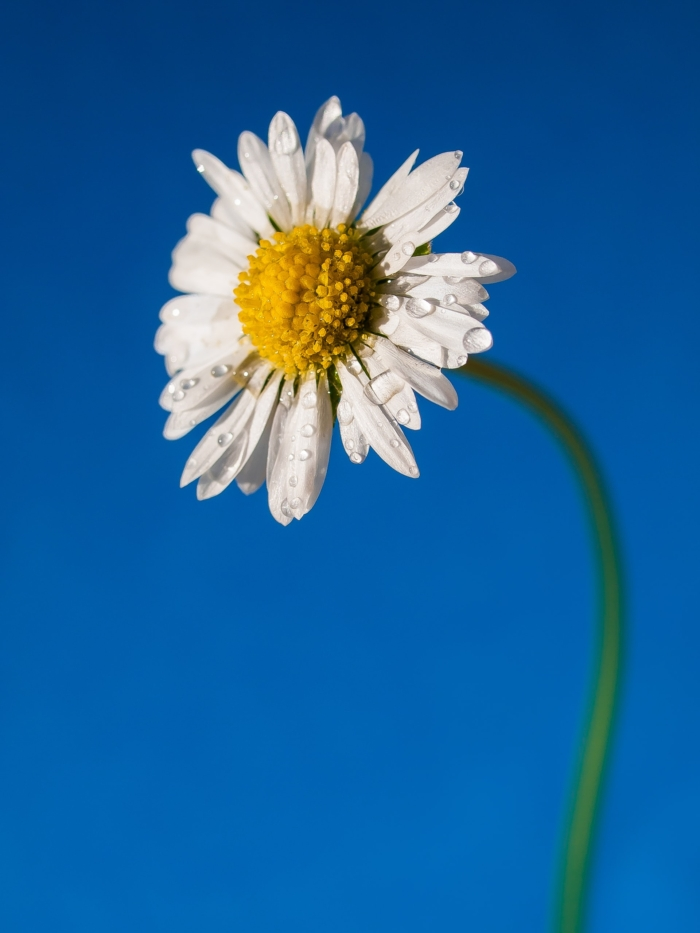
#> input picture flower-sample.jpg, 700 x 933 px
$ jupyter execute --allow-errors Opencv-02.ipynb
#> lines starting #> are read from the running program, lines starting #| are printed output that depends on the picture; after the words box and inside, x2 and y2 are one past the last pixel; in counts of white or black regions, pixels touching at a corner belong together
# Draw, Converting color, Crop and Paste

<div style="text-align: center;">
  <a href="https://colab.research.google.com/github/MinooSdpr/opencv-python-tutorial/blob/main/Opencv-02.ipynb">

  </a>
  &nbsp;
  <a href="https://github.com/MinooSdpr/opencv-python-tutorial/blob/main/Opencv-02.ipynb">

  </a>
</div>

----

## Draw on Image

| Parameter   | Description for line            | Description for rectangle               |
| ----------- | ------------------------------- | --------------------------------------- |
| `img`       | Image on which to draw          | Image on which to draw                  |
| `pt1`       | Starting point `(x1, y1)`       | Top-left corner `(x1, y1)`              |
| `pt2`       | Ending point `(x2, y2)`         | Bottom-right corner `(x2, y2)`          |
| `color`     | Line color in BGR format        | Rectangle border color in BGR format    |
| `thickness` | Thickness of the line in pixels | Thickness of rectangle border in pixels |

[cell 1]
import numpy as np
import cv2 as cv

img = cv.imread('flower-sample.jpg')
#> img is the input picture: shape (933, 700, 3); mean B, G, R 156.5, 100.3, 29.6

cv.line(img, (5,5),(200,150),(11,11,200),5)
cv.rectangle(img, (5,5),(200,150),(11,11,200),10)
cv.imshow('flower',img)
cv.waitKey(0)
cv.destroyAllWindows()

| Parameter   | Value           | Description                                                |
| ----------- | --------------- | ---------------------------------------------------------- |
| `img`       | `img`           | Image on which to draw                                     |
| `center`    | `(200, 150)`    | Center coordinates of the circle `(x, y)`                  |
| `radius`    | `50`            | Radius of the circle in pixels                             |
| `color`     | `(0, 150, 200)` | Circle color in BGR format (Blue=0, Green=150, Red=200)    |
| `thickness` | `-1`            | Thickness of circle boundary; `-1` means **filled circle** |

[cell 2]
cv.circle(img, (200,150),50,(0,150,200),-1)
cv.imshow('flower',img)
cv.waitKey(0)
cv.destroyAllWindows()

## polylines

This function **draws one or more polylines** on an image. A polyline is a connected series of line segments.

---

| Parameter   | Value         | Description                                                                                                               |
| ----------- | ------------- | ------------------------------------------------------------------------------------------------------------------------- |
| `img`       | `img`         | Image on which to draw                                                                                                    |
| `pts`       | `[points]`    | List of points defining the polyline. `points` is a NumPy array of shape `(N, 2)` where each tuple is `(x, y)` coordinate |
| `isClosed`  | `True`        | Boolean indicating whether the polyline is closed (connects last point back to first) or open                             |
| `color`     | `(100, 5, 5)` | Color of the polyline in BGR format (mostly dark blue/red)                                                                |
| `thickness` | `2`           | Thickness of the polyline lines in pixels                                                                                 |

[cell 3]
img = cv.imread('flower-sample.jpg')

points = np.array([(10,33),(12,29),(23,78),(98,23),(255,60),(230,200)],np.int32)

cv.polylines(img, [points], True, (100,5,5), thickness=2)
cv.imshow('flower',img)
cv.waitKey(0)
cv.destroyAllWindows()

### Put text

| Parameter   | Value                     | Description                                                             |
| ----------- | ------------------------- | ----------------------------------------------------------------------- |
| `img`       | `img`                     | Image on which to draw the text                                         |
| `text`      | `'hi to everyone'`        | The actual text string to be drawn on the image                         |
| `org`       | `(500, 500)`              | Bottom-left corner of the text string in the image (x, y)               |
| `fontFace`  | `cv.FONT_HERSHEY_COMPLEX` | Font type (Hershey Complex – a serif-style font)                        |
| `fontScale` | `2`                       | Font scale factor that multiplies the base font size                    |
| `color`     | `(255, 255, 255)`         | Text color in **BGR** format — this is **white**                        |
| `thickness` | `6`                       | Thickness of the text strokes in pixels                                 |
| `lineType`  | `cv.LINE_4`               | Type of line used to draw the text: 4-connected line for better quality |

#### `lineType`

| `lineType`   | Description                | Connectivity / Effect                                           | Usage Notes                    |
| ------------ | -------------------------- | --------------------------------------------------------------- | ------------------------------ |
| `cv.LINE_4`  | 4-connected line           | Connects pixels horizontally and vertically only (no diagonals) | Faster, more "blocky" lines    |
| `cv.LINE_8`  | 8-connected line (default) | Connects pixels horizontally, vertically, and diagonally        | Smoother lines, default choice |
| `cv.LINE_AA` | Anti-aliased line          | Smooth edges with blending for better visual quality            | Best quality, slower rendering |

---

#### `fontFace`

| `fontFace`                       | Description                    | Style                     |
| -------------------------------- | ------------------------------ | ------------------------- |
| `cv.FONT_HERSHEY_SIMPLEX`        | Simple, sans-serif font        | Normal thickness, simple  |
| `cv.FONT_HERSHEY_PLAIN`          | Small, plain font              | Small size, minimal style |
| `cv.FONT_HERSHEY_DUPLEX`         | Normal font with thicker lines | Slightly thicker strokes  |
| `cv.FONT_HERSHEY_COMPLEX`        | Complex font with serif        | Serif style, more elegant |
| `cv.FONT_HERSHEY_TRIPLEX`        | Thicker version of COMPLEX     | Thicker serif style       |
| `cv.FONT_HERSHEY_COMPLEX_SMALL`  | Smaller version of COMPLEX     | Compact serif style       |
| `cv.FONT_HERSHEY_SCRIPT_SIMPLEX` | Handwriting-style font         | Script / cursive style    |
| `cv.FONT_HERSHEY_SCRIPT_COMPLEX` | More complex cursive script    | Fancy handwriting style   |

[cell 4]
font = cv.FONT_HERSHEY_COMPLEX
cv.putText(img, 'hi to everyone', (500, 500), font, 2, (255, 255, 255), 6, cv.LINE_4)

cv.imshow('flower',img)
cv.waitKey(0)
cv.destroyAllWindows()

### `cv.cvtColor()`

| Conversion Code      | Description                                    | Typical Use Case                                                        |
| -------------------- | ---------------------------------------------- | ----------------------------------------------------------------------- |
| `cv.COLOR_BGR2GRAY`  | Convert BGR color image to grayscale           | Simplifying image to intensity only                                     |
| `cv.COLOR_BGR2RGB`   | Convert BGR to RGB color space                 | For displaying images correctly in RGB-based systems (e.g., matplotlib) |
| `cv.COLOR_RGB2BGR`   | Convert RGB to BGR                             | Switch color channel order                                              |
| `cv.COLOR_BGR2HSV`   | Convert BGR to HSV (Hue, Saturation, Value)    | Color filtering, segmentation                                           |
| `cv.COLOR_HSV2BGR`   | Convert HSV back to BGR                        | Post-processing after HSV operations                                    |
| `cv.COLOR_BGR2LAB`   | Convert BGR to LAB color space                 | Color analysis, image enhancement                                       |
| `cv.COLOR_BGR2YCrCb` | Convert BGR to YCrCb color space               | Skin detection, compression                                             |
| `cv.COLOR_GRAY2BGR`  | Convert grayscale to BGR (3-channel grayscale) | To convert single channel to 3-channel image                            |

[cell 5]
img = cv.imread('flower-sample.jpg')
imgray = cv.cvtColor(img,cv.COLOR_BGR2GRAY)
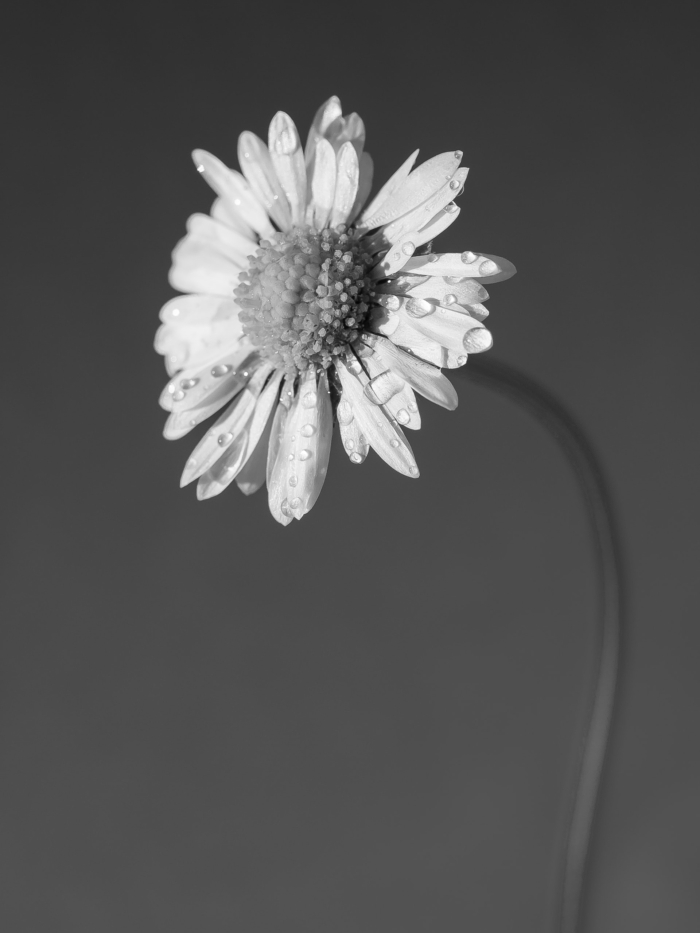
#> imgray: shape (933, 700); min 4, max 255, mean 85.6

cv.imshow('flower',img)
cv.imshow('gray',imgray)
cv.waitKey(0)
cv.destroyAllWindows()

[cell 6]
print(imgray.shape)
#| (933, 700)

**cropped_img = img[y1:y2, x1:x2]**

[cell 7]
crp = imgray[40:500,:]# crop height
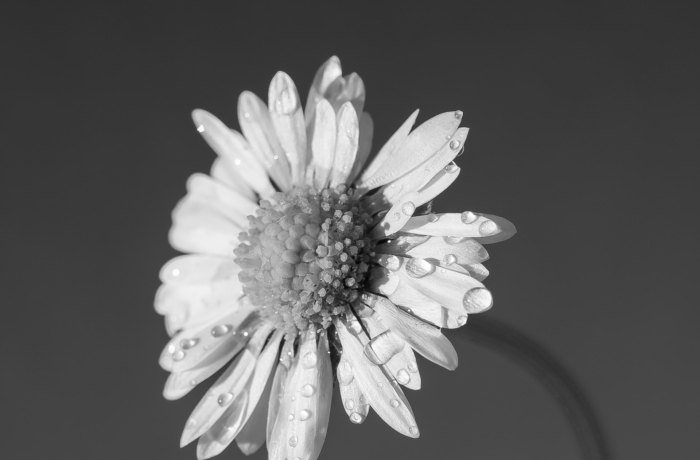
#> crp: shape (460, 700); min 4, max 255, mean 95.8
cv.imshow('crop image',crp)
cv.waitKey(0)
cv.destroyAllWindows()

[cell 8]
crp2 = imgray[:,40:500]# crop width
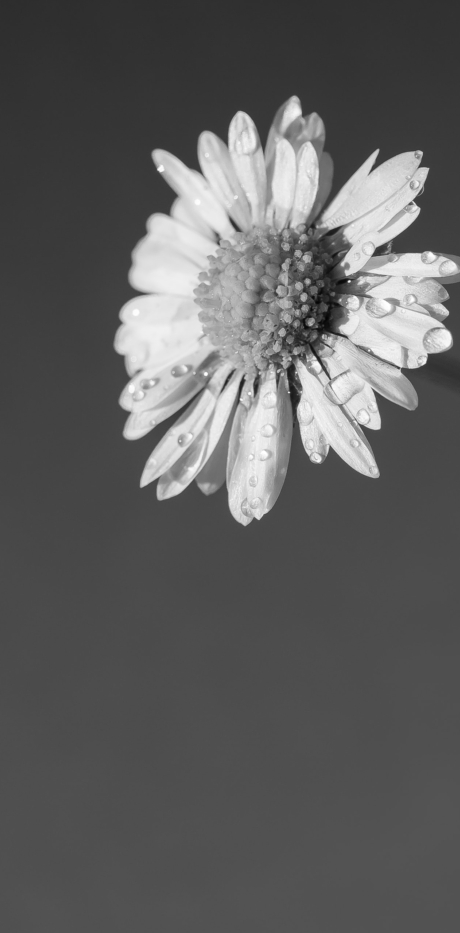
#> crp2: shape (933, 460); min 4, max 255, mean 94.4

cv.imshow('crop image',crp2)
cv.waitKey(0)
cv.destroyAllWindows()

[cell 9]
print(img[550,100])
#| [166  90   0]

[cell 10]
img[550:,:] = [166,90,0]
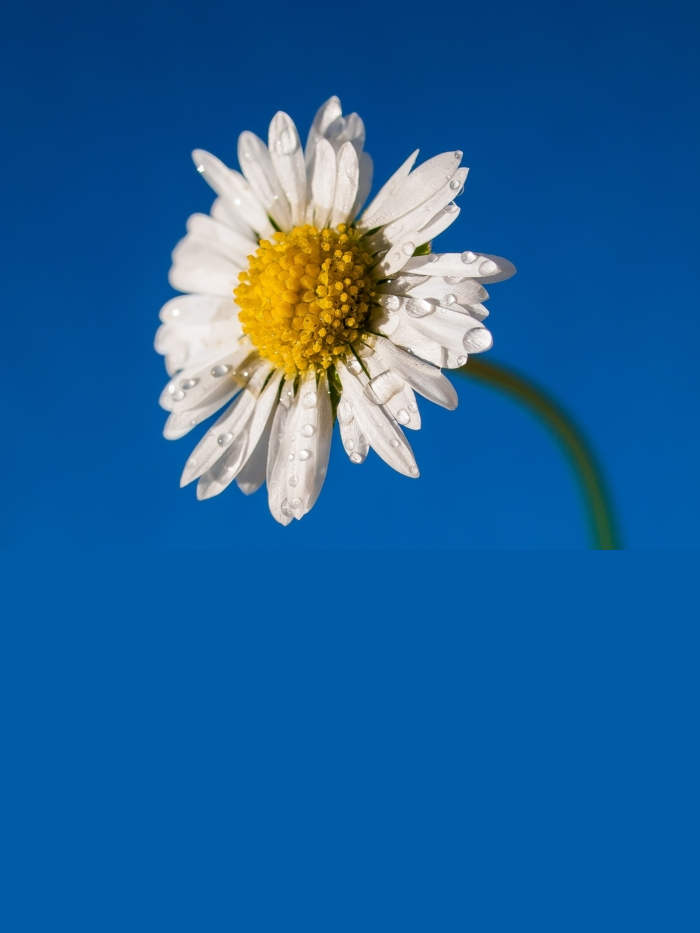
#> img: shape (933, 700, 3); mean B, G, R 153.8, 96.5, 28.9
cv.imshow('change color image',img)
cv.waitKey(0)
cv.destroyAllWindows()

#> (a cell that did not finish here is left out)

### BUT why?

[cell 12]
print(imgray[550,100])
#| 72

[cell 13]
imgray[550:,:] = 72
cv.imshow('change gray image',imgray)
cv.waitKey(0)
cv.destroyAllWindows()

[cell 14]
sample = cv.imread('sample.jpeg')
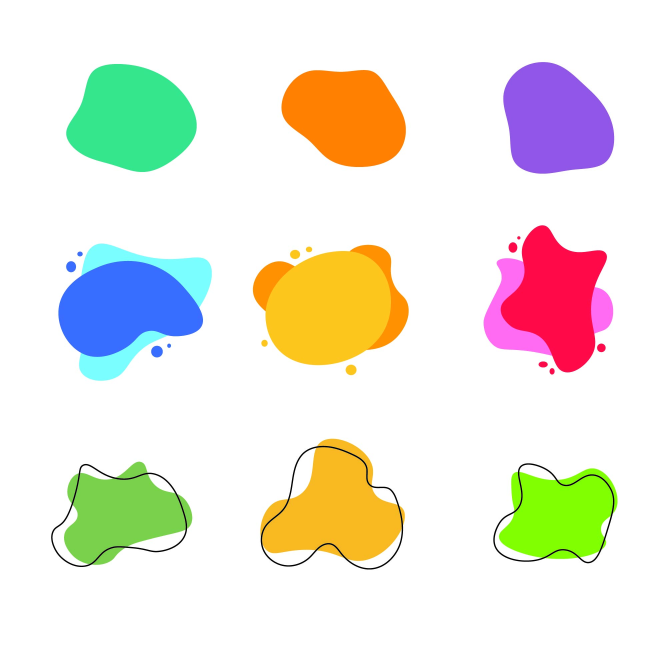
#> input picture sample.jpeg, 2000 x 2000 px (shown at 1/3 size)
#> sample is the input picture: shape (2000, 2000, 3); mean B, G, R 221.5, 233.1, 236.3
part = sample[182:603,129:683]
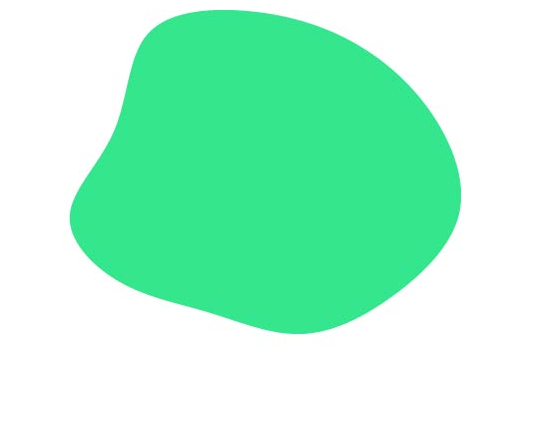
#> part: shape (421, 554, 3); mean B, G, R 209, 244.9, 174.1
cv.imshow('copy paste image',sample)
cv.imshow('part', part)
cv.waitKey(0)
cv.destroyAllWindows()

[cell 15]
sample2 = sample.copy()
sample2[709:1130,713:1267] = part
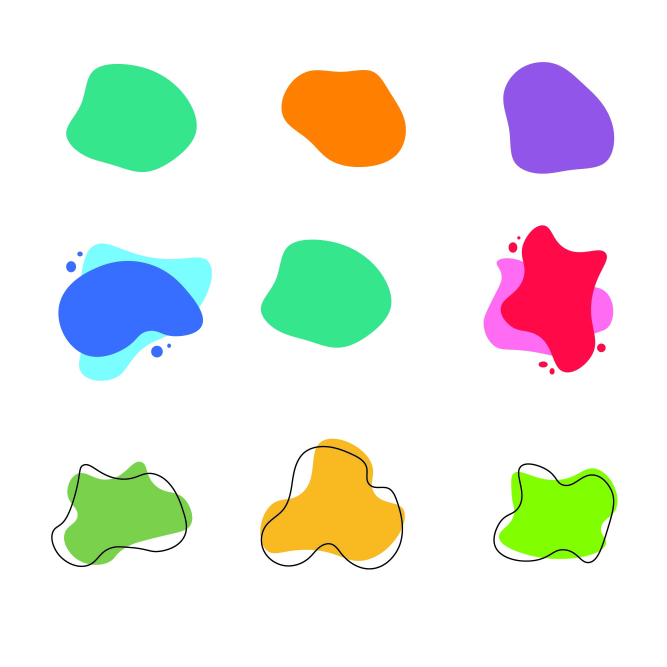
#> sample2: shape (2000, 2000, 3) (shown at 1/3 size); 3.7% of pixels changed, all inside (x1, y1, x2, y2) = (751, 718, 1233, 1130)
cv.imshow('original image',sample)
cv.imshow('changed image', sample2)
cv.waitKey(0)
cv.destroyAllWindows()

[cell 16]
sample = cv.resize(sample, (700,700))
#> sample: shape (700, 700, 3)
blue = sample[:,:,0]
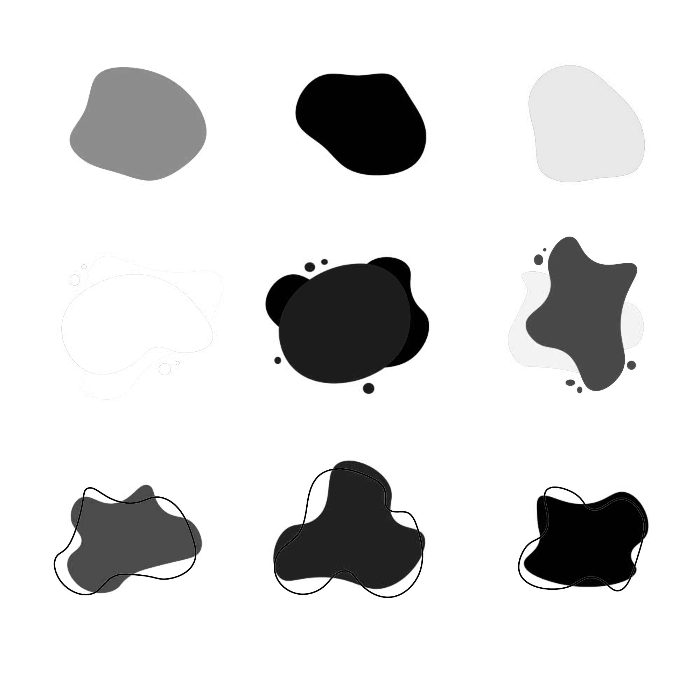
#> blue: shape (700, 700); min 0, max 255, mean 221.5
green = sample[:,:,1]
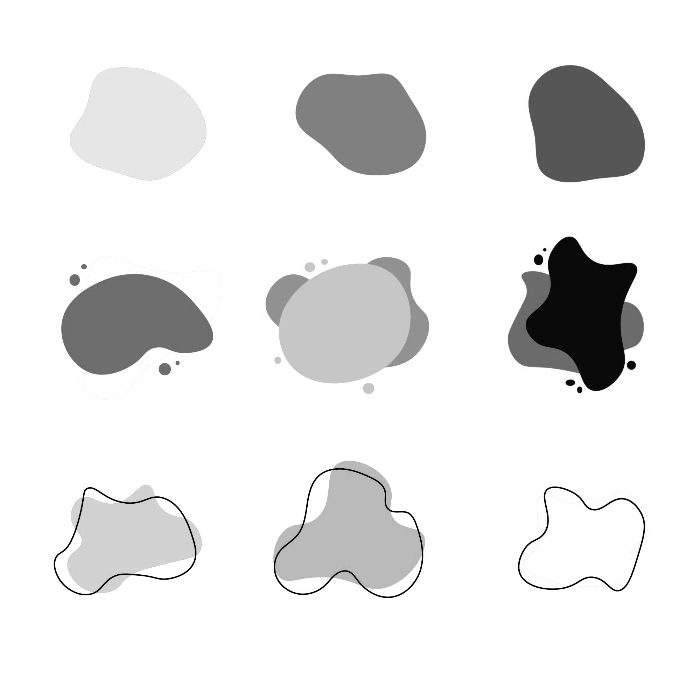
#> green: shape (700, 700); min 0, max 255, mean 233.1
red = sample[:,:,2]
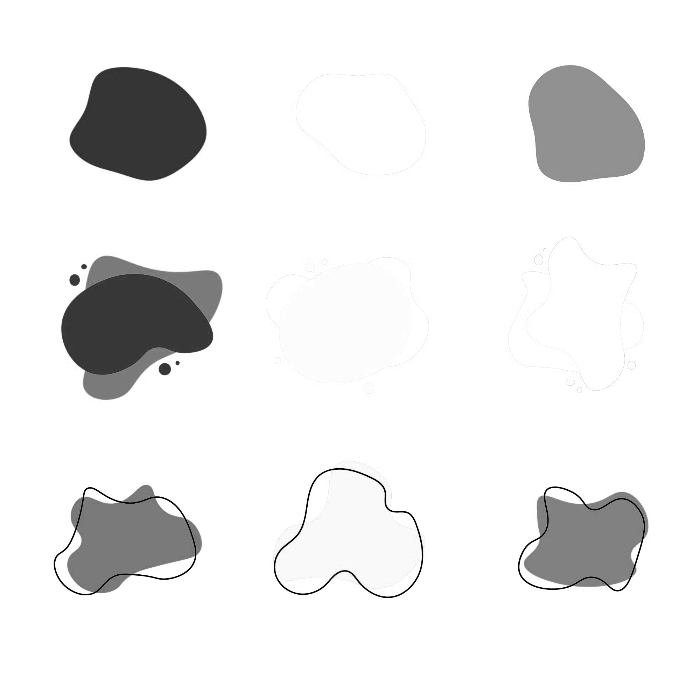
#> red: shape (700, 700); min 0, max 255, mean 236.3
cv.imshow('original image',sample)
cv.imshow('blue', blue)
cv.imshow('green', green)
cv.imshow('red', red)

cv.waitKey(0)
cv.destroyAllWindows()
